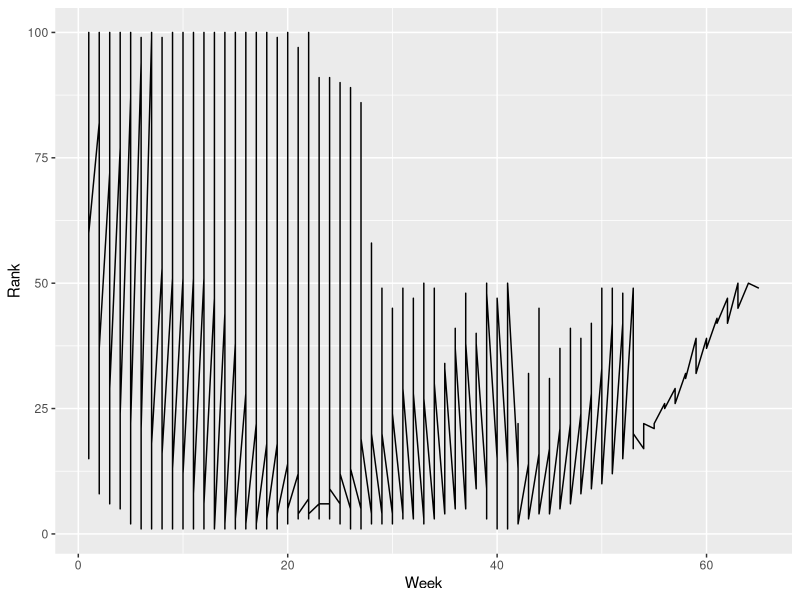

Source code (R):
## ---- chunk 1
knitr::opts_chunk$set(echo = TRUE)
## ---- chunk 2
library(tidyverse)
tidydata <- tribble(
  ~country, ~year, ~cases, ~population,
  "Afghanistan", 1999, 745, 19987071,
"Afghanistan", 2000, 2666, 20595360,
"Brazil", 1999, 37737, 172006362,
"Brazil", 2000, 80488, 174504898,
"China", 1999, 212258, 1272915272,
"China", 2000, 213766, 1280428583)

tidydata

## ---- chunk 3
nontidydata <- tribble(
  ~country,~year,~rate, 
  "Afghanistan", 1999, "745/19987071",
"Afghanistan", 2000, "2666/20595360",
"Brazil", 1999, "37737/172006362",
"Brazil", 2000, "80488/174504898",
"China", 1999, "212258/1272915272",
"China", 2000, "213766/1280428583"
)

nontidydata

## ---- chunk 4

nontidydata

## ---- chunk 5

tidieddata <- nontidydata %>% 
  separate(rate, into = c("cases", "population"),
                                     sep = "/")

tidieddata

## ---- chunk 6

newtidieddata <- tidieddata %>% 
  pivot_longer(
    cols = cases:population,
    names_to = "measurement",
    values_to = "value"
  )

newtidieddata

## ---- chunk 7

df <- tribble(
  ~id, ~bp1, ~bp2,
  "A",100,120,
  "B",140,115,
  "C",120,125
)

df

## ---- chunk 8

df %>%
  pivot_longer(
    cols = bp1:bp2,
    names_to = "measurement",
    values_to = "value"
  )

## ---- chunk 9

newtidieddata

## ---- chunk 10

newtidieddata %>%
  pivot_wider(names_from = "measurement",
              values_from = "value")

## ---- chunk 11

df <- tribble(
  ~id, ~measurement, ~value,
  "A",        "bp1",    100,
  "B",        "bp1",    140,
  "B",        "bp2",    115,
  "A",        "bp2",    120,
  "A",        "bp3",    105
  
)
df

## ---- chunk 12

df %>% 
  pivot_wider(
    names_from = "measurement",
    values_from = "value"
  )

## ---- chunk 13

library(tidyverse)

my_data <- billboard %>%
  pivot_longer(cols = starts_with("wk"),
               names_to = "week",
               values_to = "rank",
               values_drop_na = TRUE) %>% 
mutate(week = parse_number(week))

my_data

# plotting the data 

ggplot(my_data,aes(x = week, y = rank)) +
  geom_line() +
  labs(x = "Week", y = "Rank")

## ---- chunk 14

result <- cms_patient_experience %>% 
  pivot_wider(names_from = "measure_cd" , values_from = "prf_rate", id_cols = starts_with("org"))

result

